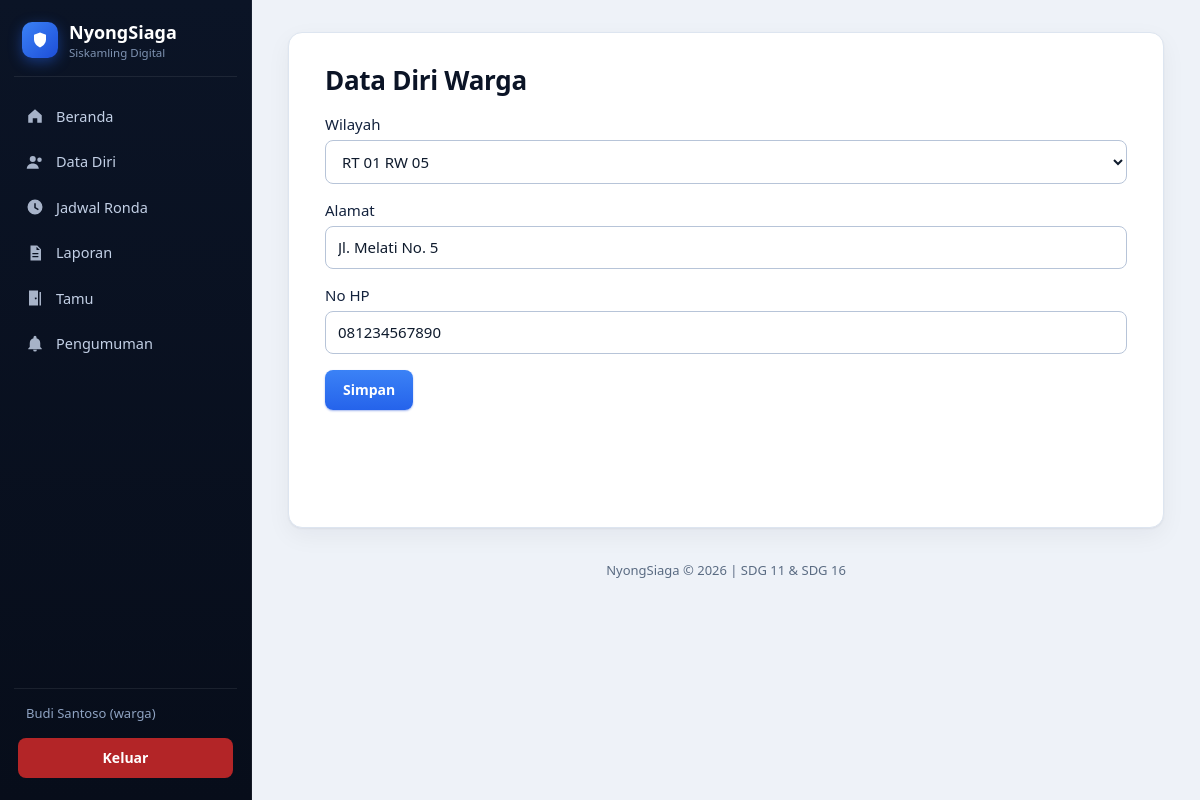
Page /warga/profil.php (signed in) on the committed database.
### tables this page shows
CREATE TABLE warga (
  id INT(11) NOT NULL AUTO_INCREMENT,
  user_id INT(11) NOT NULL,
  wilayah_id INT(11) NOT NULL,
  alamat VARCHAR(255) NOT NULL,
  no_hp VARCHAR(20) NOT NULL,
  PRIMARY KEY (id),
  FOREIGN KEY (user_id) REFERENCES users(id) ON DELETE CASCADE,
  FOREIGN KEY (wilayah_id) REFERENCES wilayah(id)
);

CREATE TABLE wilayah (
  id INT(11) NOT NULL AUTO_INCREMENT,
  nama_wilayah VARCHAR(100) NOT NULL,
  PRIMARY KEY (id)
);

### includes/auth.php (called while the page is built, shortened)
<?php
require_once __DIR__ . "/../config/koneksi.php";
function e($teks) { return htmlspecialchars($teks, ENT_QUOTES, 'UTF-8'); }
function warga_saat_ini() {
    global $koneksi;
    $uid = $_SESSION['user']['id'] ?? 0;
    $stmt = mysqli_prepare($koneksi, "SELECT * FROM warga WHERE user_id = ?");
    mysqli_stmt_bind_param($stmt, "i", $uid);
    mysqli_stmt_execute($stmt);
    return mysqli_fetch_assoc(mysqli_stmt_get_result($stmt)) ?: null;
}

### warga/_fields.php (the view, shortened to what this page needs)
Wilayah
<select name="wilayah_id" required>
  <?php while ($wl = mysqli_fetch_assoc($wilayah)): ?>
    <option value="<?= $wl['id'] ?>" <?= $wl['id'] == $wilayah_id ? 'selected' : '' ?>><?= e($wl['nama_wilayah']) ?></option>
  <?php endwhile; ?>
</select>
Alamat <input type="text" name="alamat" value="<?= e($alamat) ?>" required>
No HP <input type="text" id="no_hp" name="no_hp" value="<?= e($no_hp) ?>" required>

### assets/style.css (style rules this page uses)
:root { --malam-0: #070d1a; --malam-1: #0b1426; --malam-2: #13223d; --biru: #2563eb; --biru-tua: #1d4ed8; --biru-muda: #3b82f6; --biru-pucat: #e8f0fe; --latar: #eef2f8; --kertas: #ffffff; --garis: #dde5f0; --teks: #0f1b2d; --redup: #5a6b82; --bahaya: #c62828; --bahaya-tua: #9f1f1f; --sidebar: 252px; }
* { box-sizing: border-box; }
body { margin: 0; font-family: "Segoe UI", system-ui, -apple-system, Roboto, "Helvetica Neue", Arial, sans-serif; font-size: 15px; line-height: 1.55; background: var(--latar); color: var(--teks); }
input:not([type=checkbox]):not([type=radio]):not([type=submit]):not([type=button]), select, textarea { display: block; width: 100%; margin: 5px 0 16px; padding: 10px 12px; font: inherit; font-weight: 400; color: var(--teks); background: #fff; border: 1px solid #b7c4d8; border-radius: 8px; transition: border-color .15s, box-shadow .15s; }

### rows in the picture
warga: wilayah_id "RT 01 RW 05", alamat "Jl. Melati No. 5", no_hp "081234567890"

### other values in the picture
$_SESSION['user']['nama'] "Budi Santoso"
$role "warga"
